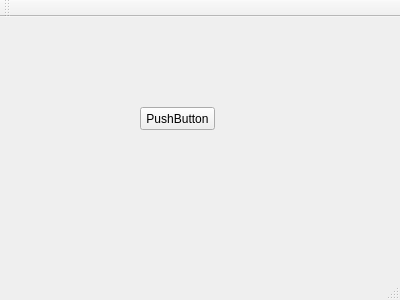
<?xml version="1.0" encoding="UTF-8"?>
<ui version="4.0">
 <class>MainWindow</class>
 <widget class="QMainWindow" name="MainWindow">
  <property name="geometry">
   <rect>
    <x>0</x>
    <y>0</y>
    <width>400</width>
    <height>300</height>
   </rect>
  </property>
  <property name="windowTitle">
   <string>MainWindow</string>
  </property>
  <widget class="QWidget" name="centralWidget">
   <widget class="QPushButton" name="pushButton">
    <property name="geometry">
     <rect>
      <x>140</x>
      <y>90</y>
      <width>75</width>
      <height>23</height>
     </rect>
    </property>
    <property name="text">
     <string>PushButton</string>
    </property>
   </widget>
  </widget>
  <widget class="QMenuBar" name="menuBar">
   <property name="geometry">
    <rect>
     <x>0</x>
     <y>0</y>
     <width>400</width>
     <height>23</height>
    </rect>
   </property>
  </widget>
  <widget class="QToolBar" name="mainToolBar">
   <attribute name="toolBarArea">
    <enum>TopToolBarArea</enum>
   </attribute>
   <attribute name="toolBarBreak">
    <bool>false</bool>
   </attribute>
  </widget>
  <widget class="QStatusBar" name="statusBar"/>
 </widget>
 <layoutdefault spacing="6" margin="11"/>
 <resources/>
 <connections/>
</ui>
